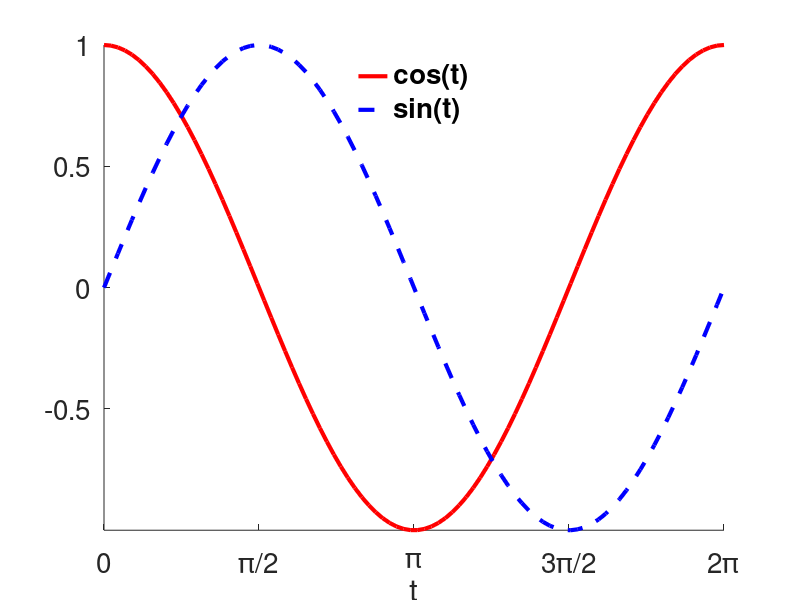

The MATLAB source for this figure: (Note: this script raises an error after producing the figure.)
% Archivo de ordenes: trigo_funcs.m

t=linspace(0,2*pi,90)';

figure(1);clf
hold on
plot(t,cos(t),'r- ','linewidth',3)
plot(t,sin(t),'b--','linewidth',3)
hold off
axis tight
xlabel('t','fontsize',20)
hlg=legend('cos(t)','sin(t)','location','north')
legend boxoff
set(gca,'fontsize',20)
set(hlg,'fontsize',20,'fontweight','b')
set(gca,'Xtick',0:pi/2:2*pi)
set(gca,'XtickLabel',...
    {'0','\pi/2','\pi','3\pi/2','2\pi'})
set(gcf,'number','off','name','Funciones Trigonometricas')
